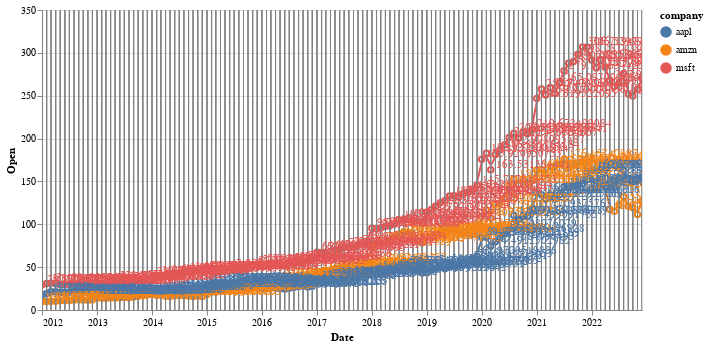

The code cell stored with this chart in its notebook:
### Markdown cell above
### Opening prices by companies

### Code cell
# selection interaction
nearest = alt.selection_single(nearest=True, on='mouseover')

# stock average monthly open value 
monthly_open_plt = alt.Chart(open_top3_nasdaq).mark_line(interpolate='basis').encode(
    alt.X('Date:T'),
    alt.Y('Open:Q', type='quantitative'),
    color='company:N'
)

# select chart
selectors = alt.Chart(open_top3_nasdaq).mark_point().encode(
    alt.X('Date:T'),
    opacity=alt.value(0),
).add_selection (
    nearest
)

# Draw points on the line, and highlight based on selection
points = monthly_open_plt.mark_point().encode(
    opacity=alt.condition(nearest, alt.value(1), alt.value(0))
)

# Draw text labels near the points, and highlight based on selection
text = monthly_open_plt.mark_text(align='left', dx=5, dy=-5).encode(
    text=alt.condition(nearest, 'Open:Q', alt.value(' '))
)

# Draw a rule at the location of the selection
rules = alt.Chart(open_top3_nasdaq).mark_rule(color='gray').encode(
    alt.X('Date:T'),
).transform_filter(
    nearest
)
                         
# 

# Put the five layers into a chart and bind the data
alt.layer(
    monthly_open_plt, selectors, points, rules, text
).properties(
    width=600
).interactive(
)

### Figure 1 — Vega-Lite specification as saved in the notebook (floating-point values rounded to 4 significant figures; data arrays with more than 128 entries replaced by an {"elided": "..."} marker saying what was removed)
{"config": {"view": {"continuousWidth": 400, "continuousHeight": 300}}, "layer": [{"mark": {"type": "line", "interpolate": "basis"}, "encoding": {"color": {"field": "company", "type": "nominal"}, "x": {"field": "Date", "type": "temporal"}, "y": {"field": "Open", "type": "quantitative"}}, "selection": {"selector002": {"type": "interval", "bind": "scales", "encodings": ["x", "y"]}}}, {"mark": "point", "encoding": {"opacity": {"value": 0}, "x": {"field": "Date", "type": "temporal"}}, "selection": {"selector001": {"type": "single", "nearest": true, "on": "mouseover"}}}, {"mark": "point", "encoding": {"color": {"field": "company", "type": "nominal"}, "opacity": {"condition": {"value": 1, "selection": "selector001"}, "value": 0}, "x": {"field": "Date", "type": "temporal"}, "y": {"field": "Open", "type": "quantitative"}}}, {"mark": {"type": "rule", "color": "gray"}, "encoding": {"x": {"field": "Date", "type": "temporal"}}, "transform": [{"filter": {"selection": "selector001"}}]}, {"mark": {"type": "text", "align": "left", "dx": 5, "dy": -5}, "encoding": {"color": {"field": "company", "type": "nominal"}, "text": {"condition": {"field": "Open", "type": "quantitative", "selection": "selector001"}, "value": " "}, "x": {"field": "Date", "type": "temporal"}, "y": {"field": "Open", "type": "quantitative"}}}], "data": {"name": "data-0480f0f738f9c167bc46aa50b3f830f2"}, "width": 600, "$schema": "https://vega.github.io/schema/vega-lite/v4.17.0.json", "datasets": {"data-0480f0f738f9c167bc46aa50b3f830f2": {"elided": "396 records"}}}
